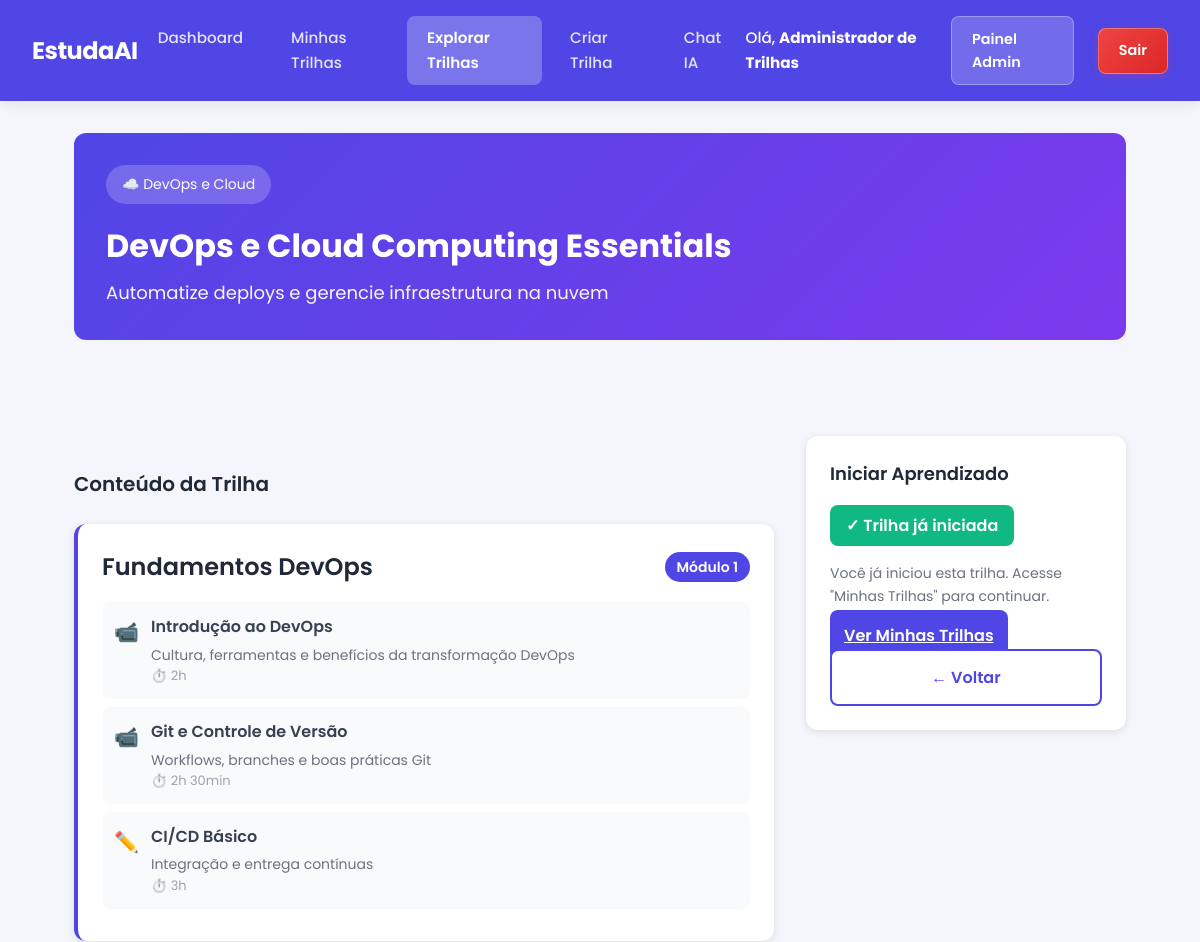
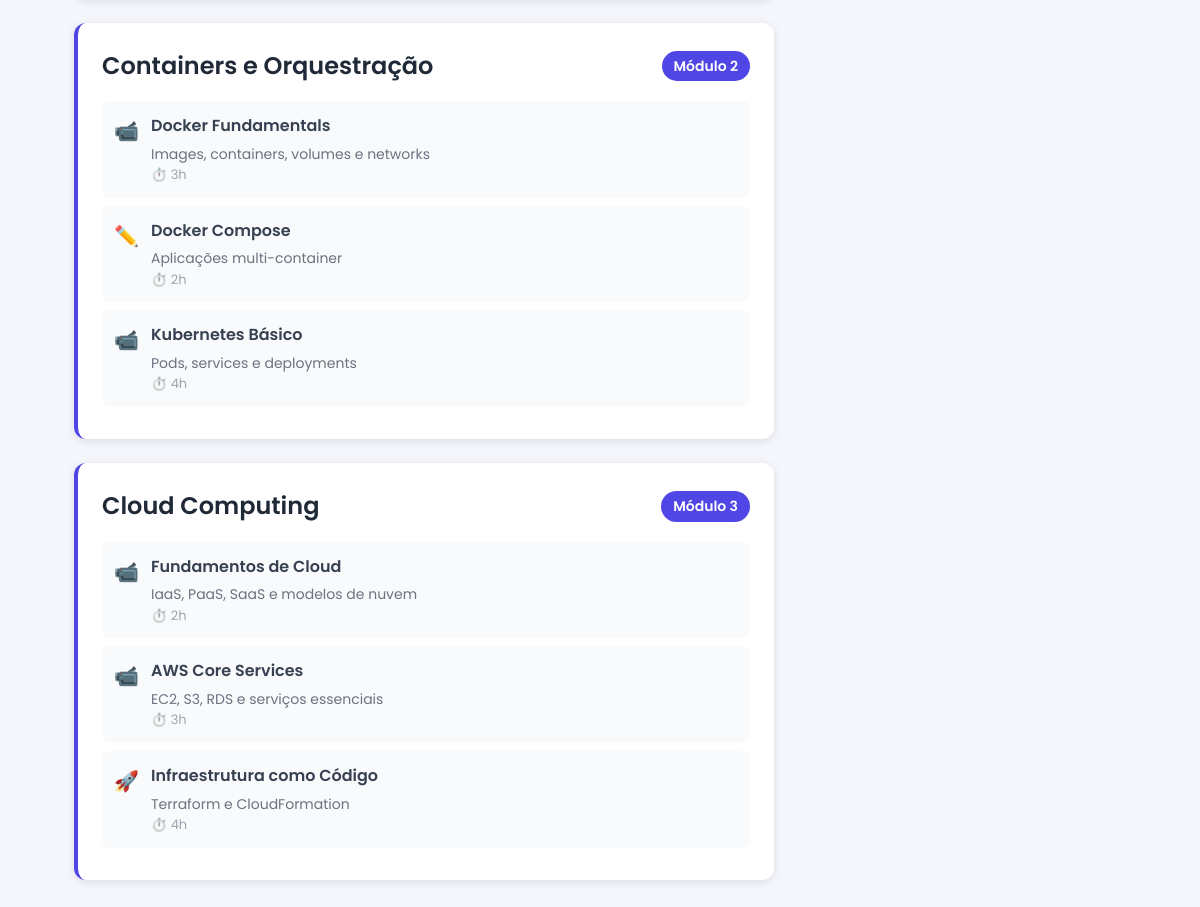
The page /usuarios/trilhas/10/ (signed in) on the database its author committed (2 pictures, top to bottom).
### usuarios/models.py (models this page shows, shortened)
class Usuario(AbstractUser):  # criação de uma classe usuário
    nome = models.CharField(max_length=100)  # Nome completo do usuário
    email = models.EmailField(unique=True)  # Email único no sistema
    universidade = models.CharField(max_length=255)  # Nome da universidade
    curso = models.CharField(max_length=255)  # Nome do curso
    ano_formatura = models.IntegerField(
        null=True,
        blank=True,  # Permite valores vazios
        validators=[
            MinValueValidator(2000),
            MaxValueValidator(2060),
        ],  # Entre 2000 e 2060
    )
    idade = models.IntegerField(
        null=True,
        blank=True,  # Permite valores vazios
        validators=[MinValueValidator(8), MaxValueValidator(100)],  # Entre 8 e 100 anos
    )
    REQUIRED_FIELDS = [
        "nome",
        "email",
        "universidade",
        "curso",
        "ano_formatura",
        "idade",
    ]

### api/models.py (models this page shows, shortened)
class TrilhaCurso(models.Model):
    usuario = models.ForeignKey(
        Usuario, on_delete=models.CASCADE, related_name="trilhas_curso"
    )
    titulo = models.CharField(max_length=255)
    descricao = models.TextField(blank=True)
    area = models.ForeignKey(
        Area, on_delete=models.SET_NULL, null=True, blank=True, related_name="trilhas_curso"
    )
    solicitacao_original = models.TextField(
        blank=True,
        help_text="Texto original enviado pelo usuário (vazio para criação manual)"
    )
    conteudo_json = models.JSONField(
        help_text="Conteúdo completo da trilha em formato JSON"
    )
    ativa = models.BooleanField(default=True)
    data_criacao = models.DateTimeField(auto_now_add=True)
    data_atualizacao = models.DateTimeField(auto_now=True)
    class Meta:
        ordering = ["-data_criacao"]
        verbose_name = "Trilha de Curso (IA)"
        verbose_name_plural = "Trilhas de Curso (IA)"

class Area(models.Model):
    nome = models.CharField(max_length=100, unique=True)
    descricao = models.TextField()
    icone = models.CharField(
        max_length=50, blank=True, help_text="Nome do ícone ou emoji"
    )
    cor = models.CharField(
        max_length=7, default="#4f46e5", help_text="Cor em hexadecimal"
    )
    ativa = models.BooleanField(default=True)
    data_criacao = models.DateTimeField(auto_now_add=True)
    data_atualizacao = models.DateTimeField(auto_now=True)
    class Meta:
        ordering = ["nome"]
        verbose_name = "Área"
        verbose_name_plural = "Áreas"

### usuarios/views.py (the view)
# urls.py: path("trilhas/<int:pk>/", views.trilha_detalhes_predefinida, name="trilha_detalhes"),
@login_required
def trilha_detalhes_predefinida(request, pk):
    trilha = get_object_or_404(TrilhaCurso, pk=pk, ativa=True)
    ja_iniciada = TrilhaCurso.objects.filter(
        usuario=request.user,
        titulo=trilha.titulo  # Mesma trilha baseada no título
    ).exists()
    total_etapas = 0
    conteudo = trilha.conteudo_json
    if isinstance(conteudo, dict) and 'modulos' in conteudo:
        for modulo in conteudo['modulos']:
            aulas = modulo.get('aulas', modulo.get('etapas', []))
            total_etapas += len(aulas)
    contexto = {
        'trilha': trilha,
        'ja_iniciada': ja_iniciada,
        'total_etapas': total_etapas,
    }
    return render(request, 'usuarios/trilha_detalhes.html', contexto)

### usuarios/templates/usuarios/trilha_detalhes.html (shortened to what this page needs)
{% load static %}
<!DOCTYPE html>
<html lang="pt-BR">
<head>
    <link rel="stylesheet" href="{% static 'usuarios/dashboard-style.css' %}?v=2">
</head>
<body>
    <header class="navbar">
        <nav class="navbar-container">
            <a href="{% url 'dashboard' %}" class="logo">EstudaAI</a>
            <ul class="nav-links">
                <li><a href="{% url 'dashboard' %}" class="nav-link">Dashboard</a></li>
                <li><a href="{% url 'minhas_trilhas' %}" class="nav-link">Minhas Trilhas</a></li>
                <li><a href="{% url 'trilhas_disponiveis' %}" class="nav-link active">Explorar Trilhas</a></li>
                <li><a href="{% url 'criar_trilha' %}" class="nav-link">Criar Trilha</a></li>
                <li><a href="{% url 'chat_ia' %}" class="nav-link">Chat IA</a></li>
            </ul>
            <div class="user-info">
                <span class="user-text">Olá, <strong>{{ user.nome|default:user.username }}</strong></span>
                {% if user.is_staff %}
                <a href="{% url 'admin_dashboard' %}" class="admin-btn">Painel Admin</a>
                {% endif %}
                <a href="{% url 'logout' %}" class="logout-btn" title="Sair da conta">Sair</a>
            </div>
        </nav>
    </header>
    <main class="container">
        <div class="trilha-header">
            <div class="trilha-header-top">
                <span class="area-badge">
                    {{ trilha.area.icone|default:'📚' }} {{ trilha.area.nome|default:'Geral' }}
                </span>
            </div>
            <h1 class="trilha-titulo">{{ trilha.titulo }}</h1>
            <p class="trilha-descricao">{{ trilha.descricao }}</p>
        </div>
        <div class="content-wrapper">
            <div class="modulos-section">
                <h2 class="section-title">Conteúdo da Trilha</h2>
                {% if trilha.conteudo_json.modulos %}
                    {% for modulo in trilha.conteudo_json.modulos %}
                    <div class="modulo-card">
                        <div class="modulo-header">
                            <h3 class="modulo-titulo">{{ modulo.titulo }}</h3>
                            <span class="modulo-numero">Módulo {{ forloop.counter }}</span>
                        </div>
                        {% if modulo.aulas %}
                        <ul class="etapas-lista">
                            {% for aula in modulo.aulas %}
                            <li class="etapa-item">
                                <span class="etapa-icone">
                                    {% if aula.tipo == 'video' %}📹
                                    {% elif aula.tipo == 'artigo' %}📄
                                    {% elif aula.tipo == 'exercicio' %}✏️
                                    {% elif aula.tipo == 'projeto' %}🚀
                                    {% else %}📖{% endif %}
                                </span>
                                <div class="etapa-conteudo">
                                    <p class="etapa-titulo">{{ aula.titulo }}</p>
                                    {% if aula.descricao %}
                                    <p class="etapa-descricao">{{ aula.descricao }}</p>
                                    {% endif %}
                                    {% if aula.duracao %}
                                    <p class="etapa-descricao" style="color: #9ca3af; font-size: 0.8125rem;">⏱️ {{ aula.duracao }}</p>
                                    {% endif %}
                                </div>
                            </li>
                            {% endfor %}
                        </ul>
                        {% endif %}
                    </div>
                    {% endfor %}
                {% else %}
                    <div class="info-box">
                        <p>Esta trilha ainda não possui módulos definidos.</p>
                    </div>
                {% endif %}
            </div>
            <aside>
                <div class="acoes-trilha">
                    <h3 class="acoes-titulo">Iniciar Aprendizado</h3>
                    {% if ja_iniciada %}
                        <div class="ja-iniciada-badge">
                            ✓ Trilha já iniciada
                        </div>
                        <p style="color: #6b7280; font-size: 0.875rem; margin-bottom: 1rem;">
                            Você já iniciou esta trilha. Acesse "Minhas Trilhas" para continuar.
                        </p>
                        <a href="{% url 'minhas_trilhas' %}" class="btn-iniciar">
                            Ver Minhas Trilhas
                        </a>
                    {% endif %}
                    <a href="{% url 'trilhas_disponiveis' %}" class="btn-voltar">
                        ← Voltar
                    </a>
                </div>
            </aside>
        </div>
    </main>
</body>
</html>

### usuarios/static/usuarios/dashboard-style.css (style rules this page uses)
:root { --bg-color: #f4f6fb; --primary-color: #4f46e5; --secondary-color: #10b981; --text-color: #1f2937; --light-text: #6b7280; --card-bg: #ffffff; --border-radius: 12px; --shadow: 0 4px 12px rgba(0, 0, 0, 0.08); }
* { margin: 0; padding: 0; box-sizing: border-box; font-family: 'Poppins', sans-serif; }
body { background-color: var(--bg-color); color: var(--text-color); line-height: 1.6; }
.navbar { background-color: var(--primary-color); color: #fff; box-shadow: var(--shadow); }
.navbar-container { max-width: 1200px; margin: 0 auto; padding: 1rem 2rem; display: flex; align-items: center; justify-content: space-between; }
.logo { font-size: 1.5rem; font-weight: 700; color: #fff; text-decoration: none; letter-spacing: -0.5px; transition: all 0.3s; }
.nav-links { list-style: none; display: flex; gap: 0.5rem; }
.nav-link { color: rgba(255, 255, 255, 0.85); text-decoration: none; transition: all 0.3s; font-weight: 500; padding: 0.65rem 1.25rem; border-radius: 0.5rem; display: block; font-size: 0.95rem; }
.nav-link.active { background: rgba(255, 255, 255, 0.25); color: #fff; font-weight: 600; }
.user-info { display: flex; align-items: center; gap: 1rem; }
.user-text { font-weight: 500; font-size: 0.95rem; }
.admin-btn { text-decoration: none; padding: 0.65rem 1.25rem; background: rgba(255, 255, 255, 0.2); color: white; border-radius: 0.5rem; font-weight: 600; transition: all 0.3s; font-size: 0.9rem; display: inline-block; border: 1px solid rgba(255, 255, 255, 0.3); }
.logout-btn { text-decoration: none; padding: 0.65rem 1.25rem; background: linear-gradient(135deg, #ef4444 0%, #dc2626 100%); color: white; border-radius: 0.5rem; font-weight: 600; transition: all 0.3s; font-size: 0.9rem; display: inline-block; border: 1px solid rgba(255, 255, 255, 0.3); margin-left: 0.5rem; box-shadow: 0 2px 8px rgba(239, 68, 68, 0.25); }
.container { max-width: 1100px; margin: 2rem auto; padding: 0 1.5rem; display: flex; flex-direction: column; gap: 2rem; }
.section-title { font-size: 1.25rem; font-weight: 600; margin-bottom: 1.5rem; }

### rows shown on the page
Usuario: nome "Administrador de Trilhas"
TrilhaCurso: area.icone "☁️", area.nome "DevOps e Cloud", titulo "DevOps e Cloud Computing Essentials", descricao "Automatize deploys e gerencie infraestrutura na nuvem"

### other values the page prints
{{ modulo.titulo }} "Fundamentos DevOps" "Containers e Orquestração" "Cloud Computing"
{{ aula.titulo }} "Introdução ao DevOps" "Git e Controle de Versão" "CI/CD Básico" "Docker Fundamentals" "Docker Compose" "Kubernetes Básico" "Fundamentos de Cloud" "AWS Core Services" "Infraestrutura como Código"
{{ aula.descricao }} "Cultura, ferramentas e benefícios da transformação DevOps" "Workflows, branches e boas práticas Git" "Integração e entrega contínuas" "Images, containers, volumes e networks" "Aplicações multi-container" "Pods, services e deployments" "IaaS, PaaS, SaaS e modelos de nuvem" "EC2, S3, RDS e serviços essenciais" "Terraform e CloudFormation"
{{ aula.duracao }} "2h" "2h 30min" "3h" "3h" "2h" "4h" "2h" "3h" "4h"
